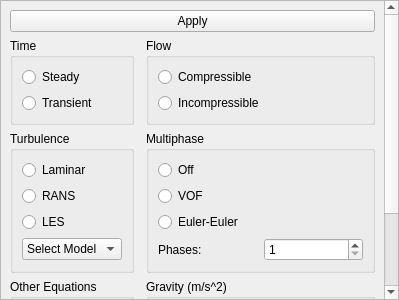
<?xml version="1.0" encoding="UTF-8"?>
<ui version="4.0">
 <class>solutionModelingUI</class>
 <widget class="QScrollArea" name="solutionModelingUI">
  <property name="geometry">
   <rect>
    <x>0</x>
    <y>0</y>
    <width>399</width>
    <height>300</height>
   </rect>
  </property>
  <property name="font">
   <font>
    <pointsize>9</pointsize>
   </font>
  </property>
  <property name="windowTitle">
   <string>ScrollArea</string>
  </property>
  <property name="widgetResizable">
   <bool>true</bool>
  </property>
  <widget class="QWidget" name="scrollAreaWidgetContents">
   <property name="geometry">
    <rect>
     <x>0</x>
     <y>0</y>
     <width>381</width>
     <height>418</height>
    </rect>
   </property>
   <layout class="QGridLayout" name="gridLayout">
    <item row="2" column="0">
     <widget class="QGroupBox" name="groupBox">
      <property name="title">
       <string>Turbulence</string>
      </property>
      <layout class="QVBoxLayout" name="verticalLayout_3">
       <item>
        <widget class="QRadioButton" name="radioButton_5">
         <property name="text">
          <string>Laminar</string>
         </property>
         <attribute name="buttonGroup">
          <string notr="true">buttonGroup_3</string>
         </attribute>
        </widget>
       </item>
       <item>
        <widget class="QRadioButton" name="radioButton_6">
         <property name="text">
          <string>RANS</string>
         </property>
         <attribute name="buttonGroup">
          <string notr="true">buttonGroup_3</string>
         </attribute>
        </widget>
       </item>
       <item>
        <widget class="QRadioButton" name="radioButton_7">
         <property name="text">
          <string>LES</string>
         </property>
         <attribute name="buttonGroup">
          <string notr="true">buttonGroup_3</string>
         </attribute>
        </widget>
       </item>
       <item>
        <widget class="QComboBox" name="comboBox">
         <item>
          <property name="text">
           <string>Select Model</string>
          </property>
         </item>
        </widget>
       </item>
      </layout>
     </widget>
    </item>
    <item row="1" column="2">
     <widget class="QGroupBox" name="groupBox_5">
      <property name="title">
       <string>Flow</string>
      </property>
      <layout class="QVBoxLayout" name="verticalLayout_2">
       <item>
        <widget class="QRadioButton" name="radioButton_4">
         <property name="text">
          <string>Compressible</string>
         </property>
         <attribute name="buttonGroup">
          <string notr="true">buttonGroup_2</string>
         </attribute>
        </widget>
       </item>
       <item>
        <widget class="QRadioButton" name="radioButton_3">
         <property name="text">
          <string>Incompressible</string>
         </property>
         <attribute name="buttonGroup">
          <string notr="true">buttonGroup_2</string>
         </attribute>
        </widget>
       </item>
      </layout>
     </widget>
    </item>
    <item row="4" column="0">
     <spacer name="verticalSpacer">
      <property name="orientation">
       <enum>Qt::Vertical</enum>
      </property>
      <property name="sizeHint" stdset="0">
       <size>
        <width>20</width>
        <height>40</height>
       </size>
      </property>
     </spacer>
    </item>
    <item row="3" column="2">
     <widget class="QGroupBox" name="groupBox_3">
      <property name="title">
       <string>Gravity (m/s^2)</string>
      </property>
      <layout class="QGridLayout" name="gridLayout_3">
       <item row="1" column="0">
        <widget class="QLabel" name="label_3">
         <property name="text">
          <string>y-component</string>
         </property>
        </widget>
       </item>
       <item row="1" column="1">
        <widget class="QLineEdit" name="lineEdit_2"/>
       </item>
       <item row="0" column="1">
        <widget class="QLineEdit" name="lineEdit"/>
       </item>
       <item row="0" column="0">
        <widget class="QLabel" name="label_2">
         <property name="text">
          <string>x-component:</string>
         </property>
        </widget>
       </item>
       <item row="2" column="0">
        <widget class="QLabel" name="label_4">
         <property name="text">
          <string>z-component</string>
         </property>
        </widget>
       </item>
       <item row="2" column="1">
        <widget class="QLineEdit" name="lineEdit_3"/>
       </item>
      </layout>
     </widget>
    </item>
    <item row="3" column="0">
     <widget class="QGroupBox" name="groupBox_2">
      <property name="title">
       <string>Other Equations</string>
      </property>
      <layout class="QVBoxLayout" name="verticalLayout_4">
       <item>
        <widget class="QCheckBox" name="checkBox">
         <property name="text">
          <string>Thermal</string>
         </property>
        </widget>
       </item>
       <item>
        <widget class="QCheckBox" name="checkBox_2">
         <property name="text">
          <string>Tracer</string>
         </property>
        </widget>
       </item>
       <item>
        <spacer name="verticalSpacer_2">
         <property name="orientation">
          <enum>Qt::Vertical</enum>
         </property>
         <property name="sizeHint" stdset="0">
          <size>
           <width>20</width>
           <height>40</height>
          </size>
         </property>
        </spacer>
       </item>
      </layout>
     </widget>
    </item>
    <item row="2" column="2">
     <widget class="QGroupBox" name="groupBox_6">
      <property name="title">
       <string>Multiphase</string>
      </property>
      <layout class="QGridLayout" name="gridLayout_2">
       <item row="0" column="0">
        <widget class="QRadioButton" name="radioButton_8">
         <property name="text">
          <string>Off</string>
         </property>
        </widget>
       </item>
       <item row="3" column="0">
        <widget class="QLabel" name="label">
         <property name="text">
          <string>Phases:</string>
         </property>
        </widget>
       </item>
       <item row="1" column="0">
        <widget class="QRadioButton" name="radioButton_9">
         <property name="text">
          <string>VOF</string>
         </property>
        </widget>
       </item>
       <item row="2" column="0">
        <widget class="QRadioButton" name="radioButton_10">
         <property name="text">
          <string>Euler-Euler</string>
         </property>
        </widget>
       </item>
       <item row="3" column="1">
        <widget class="QSpinBox" name="spinBox">
         <property name="minimum">
          <number>1</number>
         </property>
        </widget>
       </item>
      </layout>
     </widget>
    </item>
    <item row="1" column="0">
     <widget class="QGroupBox" name="groupBox_4">
      <property name="title">
       <string>Time</string>
      </property>
      <layout class="QVBoxLayout" name="verticalLayout">
       <item>
        <widget class="QRadioButton" name="radioButton">
         <property name="text">
          <string>Steady</string>
         </property>
         <attribute name="buttonGroup">
          <string notr="true">buttonGroup</string>
         </attribute>
        </widget>
       </item>
       <item>
        <widget class="QRadioButton" name="radioButton_2">
         <property name="text">
          <string>Transient</string>
         </property>
         <attribute name="buttonGroup">
          <string notr="true">buttonGroup</string>
         </attribute>
        </widget>
       </item>
      </layout>
     </widget>
    </item>
    <item row="0" column="0" colspan="3">
     <widget class="QPushButton" name="pushButton">
      <property name="text">
       <string>Apply</string>
      </property>
      <property name="icon">
       <iconset>
        <normaloff>images/fromHelyx/fileSave16.png</normaloff>images/fromHelyx/fileSave16.png</iconset>
      </property>
     </widget>
    </item>
   </layout>
  </widget>
 </widget>
 <resources/>
 <connections>
  <connection>
   <sender>pushButton</sender>
   <signal>pressed()</signal>
   <receiver>solutionModelingUI</receiver>
   <slot>aplicar()</slot>
   <hints>
    <hint type="sourcelabel">
     <x>121</x>
     <y>23</y>
    </hint>
    <hint type="destinationlabel">
     <x>257</x>
     <y>39</y>
    </hint>
   </hints>
  </connection>
 </connections>
 <slots>
  <slot>aplicar()</slot>
  <slot>editar()</slot>
 </slots>
 <buttongroups>
  <buttongroup name="buttonGroup"/>
  <buttongroup name="buttonGroup_2"/>
  <buttongroup name="buttonGroup_3"/>
 </buttongroups>
</ui>
